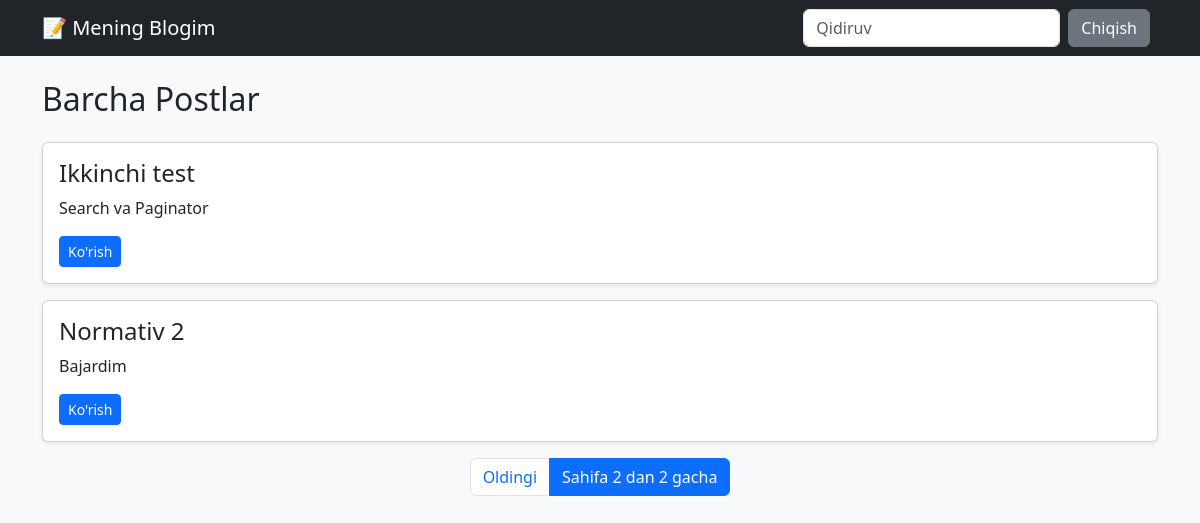
Screenshot of /?page=2&q= (signed in) with the database file from the repository.
### posting/models.py (models this page shows, shortened)
class Post(models.Model):
    title = models.CharField(max_length=255)
    content = models.TextField()
    image = models.ImageField(upload_to='posts/', null=True, blank=True)
    created_at = models.DateTimeField(auto_now_add=True)
    updated_at = models.DateTimeField(auto_now=True)

### posting/views.py (the view)
# urls.py: path('', views.post_list, name='post_list'),
def post_list(request):
    query = request.GET.get('q')
    posts = Post.objects.all().order_by('-created_at')
    if query:
        posts = posts.filter(
            Q(title__icontains=query) |
            Q(content__icontains=query)
        )
    paginator = Paginator(posts, 5)
    page_number = request.GET.get('page')
    page_obj = paginator.get_page(page_number)
    return render(request, 'list.html', {
        'page_obj': page_obj,
        'query': query
    })

### templates/list.html (shortened to what this page needs)
{% extends 'base.html' %}
{% block content %}
<h2 class="mb-4">Barcha Postlar</h2>
{% for post in page_obj %}
<div class="card mb-3 shadow-sm">
    <div class="card-body">
        <h4>{{ post.title }}</h4>
        <p>{{ post.content|truncatewords:20 }}</p>
        <a href="{% url 'post_detail' post.pk %}" class="btn btn-primary btn-sm">
            Ko'rish
        </a>
    </div>
</div>
{% endfor %}
    <nav>
<ul class="pagination justify-content-center">
{% if page_obj.has_previous %}
<li class="page-item">
<a class="page-link"
href="?page={{ page_obj.previous_page_number }}&q={{ request.GET.q }}">
Oldingi
</a>
</li>
{% endif %}
<li class="page-item active">
<span class="page-link">
Sahifa {{ page_obj.number }}
dan {{ page_obj.paginator.num_pages }} gacha
</span>
</li>
</ul>
</nav>
{% endblock %}

### rows the page displays
Post: title "Ikkinchi test", content "Search va Paginator"
Post: title "Normativ 2", content "Bajardim"

### other values shown
{{ page_obj.number }} "2"
{{ page_obj.paginator.num_pages }} "2"
